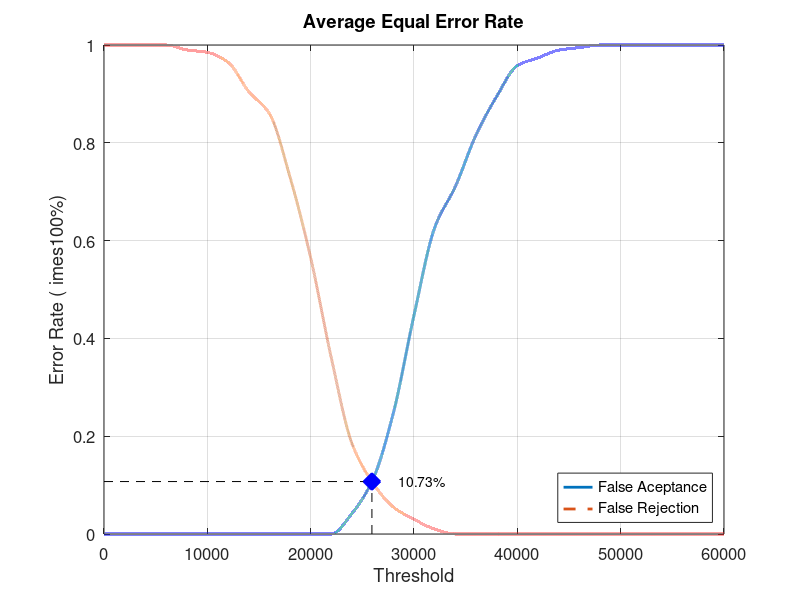
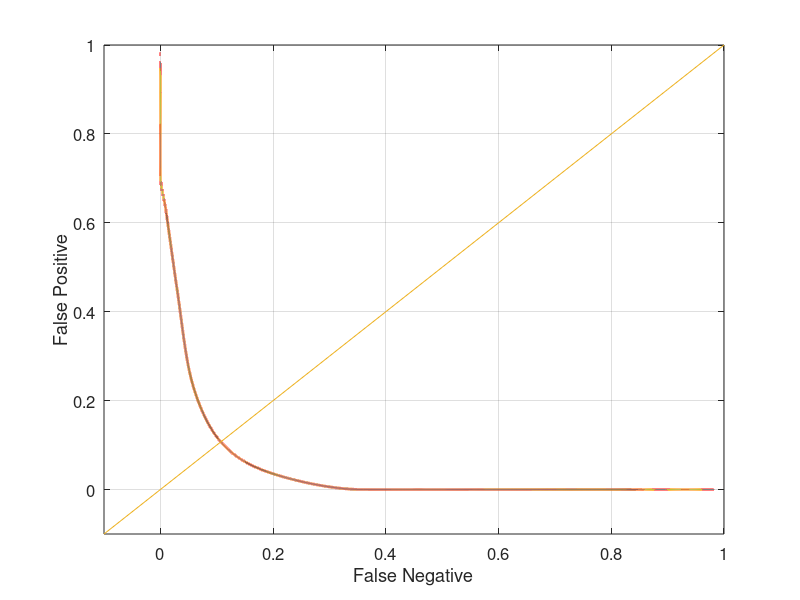

The MATLAB script that drew these images, in order:
close all;
clear;
clc;
x = 0:2000:60000;
xq = 0:0.5:60000;

y0 = [0 0 0 0 0 0 0 0 0 0 0 0 0.0421053 0.110526 0.247368 0.447368 0.626316 0.710526 0.815789 0.894737 0.957895 0.973684 0.989474 0.994737 1 1 1 1 1 1 1]
yy0 = interp1(x, y0, xq, 'pchip');
y1 = [1 1 1 1 0.99 0.985 0.965 0.905 0.86 0.73 0.565 0.36 0.185 0.105 0.055 0.03 0.01 0 0 0 0 0 0 0 0 0 0 0 0 0 0]
yy1 = interp1(x, y1, xq, 'pchip');

% Calculating EER: 
y2 = abs(y0 - y1);
find(y2 == min(y2))
yy2 = abs(yy0 - yy1);
xEER = find(yy2 == min(yy2));
xEERIndex = xq(xEER) % X-axis EER
yEER = yy0(xEER) % Y-axis EER

main = figure
plot(xq, yy0,'-','LineWidth', 2);	hold on
plot(xq, yy1,'--','LineWidth', 2);	hold on
plot([xEERIndex xEERIndex], [0 yEER], 'k--');	hold on
plot([0 xEERIndex], [yEER yEER], 'k--');	hold on
plot(xEERIndex, yEER, 'bx', 'LineWidth', 10);	hold on
text(xEERIndex + 10 * xEERIndex / 100, yEER, [num2str(round((10000 * yEER)) / 100) '%'])
legend('False Aceptance', 'False Rejection', 'Location', 'SouthEast')
xlabel('Threshold')
ylabel('Error Rate (	imes100%)')
title('Average Equal Error Rate')
set(gca, 'FontSize', 12)
axis([0 60000 0 1])
grid on

print(main, 'Database3_1Main', '-dpng');
FNRxFPR = figure('Color', [1 1 1]);
plot(yy1, yy0, '-', yy1, yy0, 'LineWidth', 2);
hold on
y = -0.1:0.1:1
plot(y, y); 
set(gca, 'FontSize', 12)
xlabel('False Negative')
ylabel('False Positive')
axis([-0.1 1 -0.1 1])
set(gca, 'FontSize', 12)
grid on

print(FNRxFPR, 'Database3_1FNRxFPR','-dpng');
